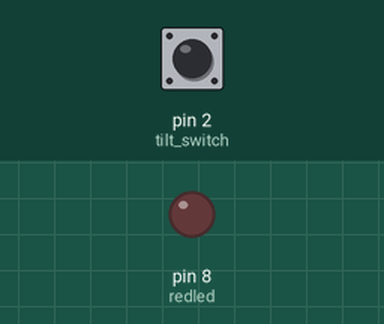
A sketch run on a simulated Arduino Uno, built with avr-gcc and run on an emulated ATmega328P. Parts: output pins drawn as LEDs (lit = HIGH). Inputs (shaded band) come from the test bench; at power-on: pin 2 (tilt_switch) LOW.

Above: at 1.2 s.
1.3 s: pin 2 (tilt_switch) pulled HIGH for 0.15 s
At 1.37 s:
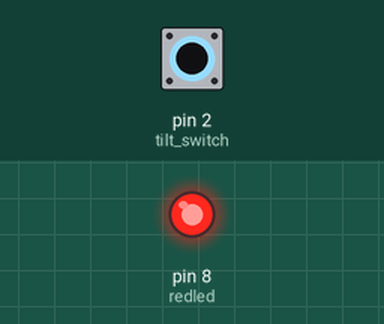
2.9 s: pin 2 (tilt_switch) pulled HIGH for 3.2 s
At 6.6 s:
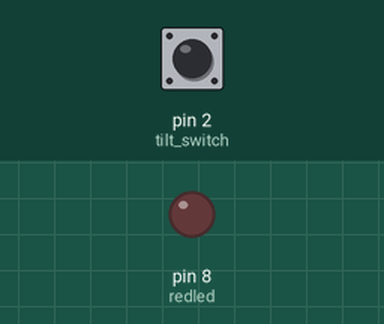
Timing chart, 0 to 8.1 s (numbered marks = the images above; inputs shaded):
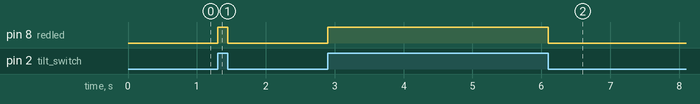

The sketch:

Program013tilt_switch_led.ino
```cpp
int redled=8;
int tilt_switch=2;

void setup() {
  // put your setup code here, to run once:
  pinMode(redled, OUTPUT);
  pinMode(tilt_switch, INPUT);
}

void loop() {
  // put your main code here, to run repeatedly:
  if(digitalRead(tilt_switch)==HIGH){
    digitalWrite(redled, HIGH);
  } else {
    digitalWrite(redled, LOW);
  }

}
```

Measured:
- after the input at 1.3 s, pin 8 (redled): LOW → HIGH at once, → LOW 0.15 s later
- after the input at 2.9 s, pin 8 (redled): LOW → HIGH at once, → LOW 3.2 s later
